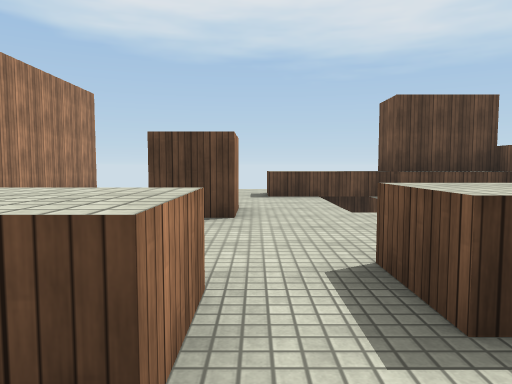
View 1 (above)

12 first-person views from a walk through a Unity game level. The camera is 1.2 m above the floor, tilts 4° down and sees 70° across. The floor is counted in squares, 2 m on a side. Each view is taken from the middle of a square. On the plan, view 1 faces up. The plan holds only what a view shows up to about 10 squares ahead; the rest is blank. The place goes on beyond the plan. The player character is not drawn. Surface patterns are stand-ins for the level's own textures.

View 2
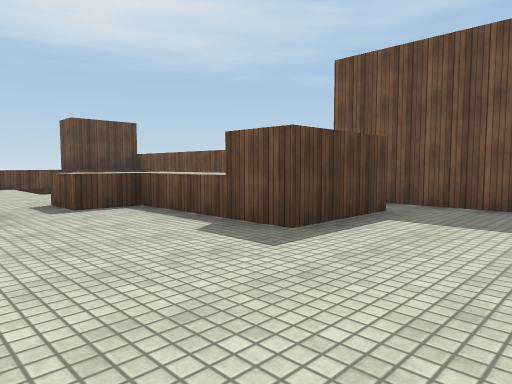

View 3
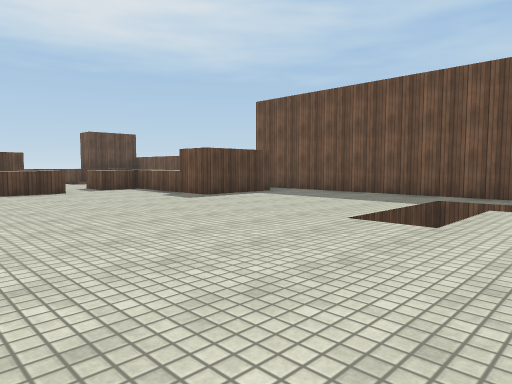

View 4
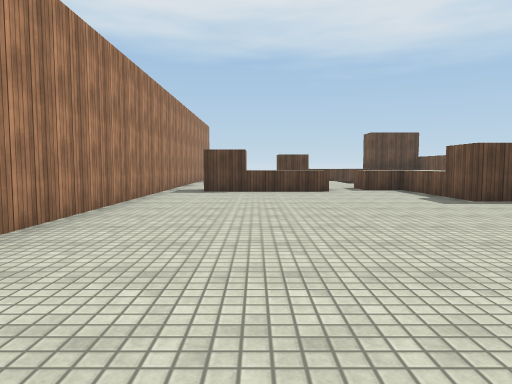

View 5
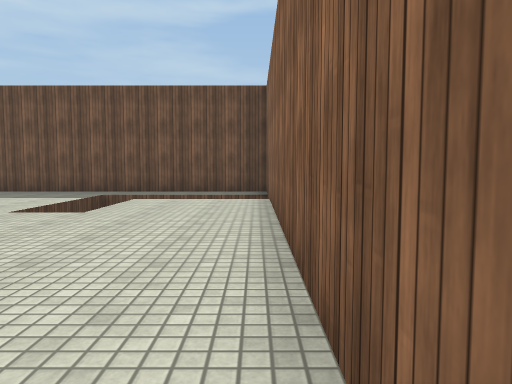

View 6
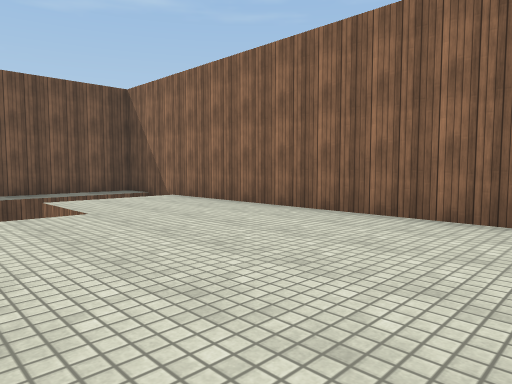

View 7
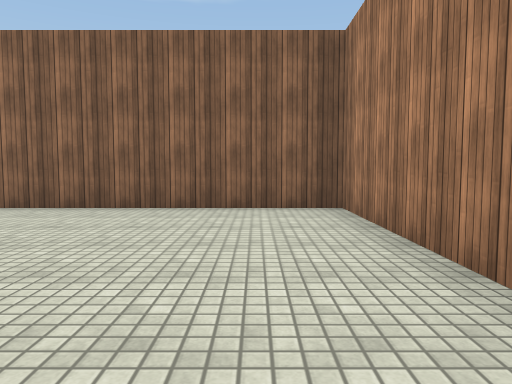

View 8
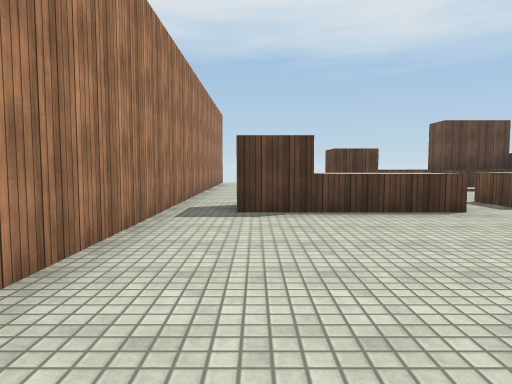

View 9
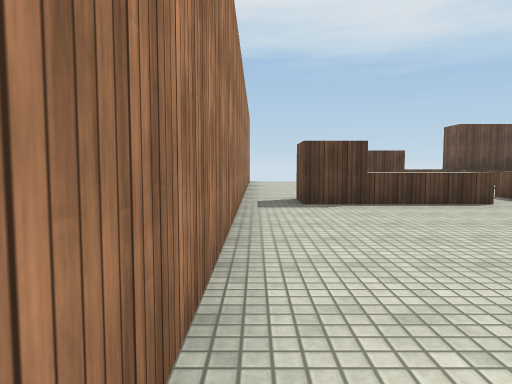

View 10
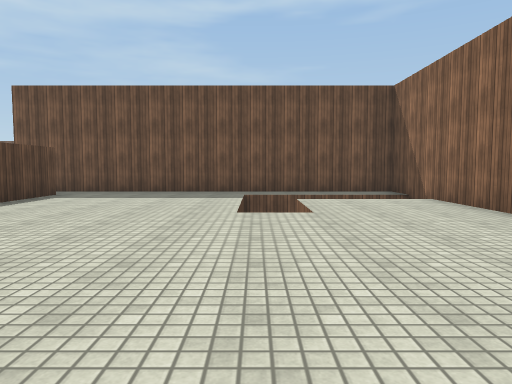

View 11
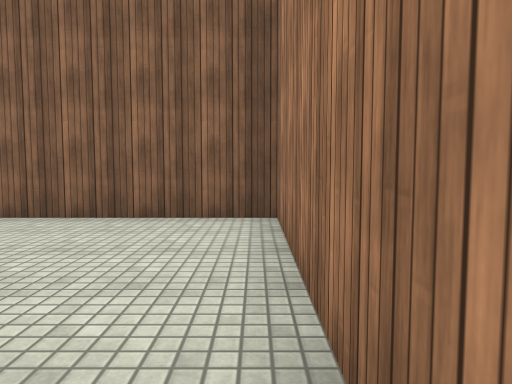

View 12
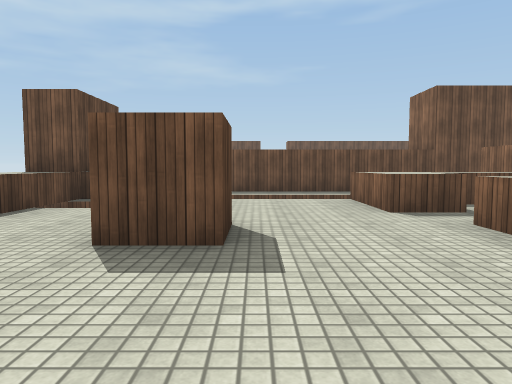

### Floor plan
Key: @ floor where view 1 was taken; # wall or solid block; . main floor; - floor 1 m lower than the main floor; / step, stairs or slope; ^ raised ledge; v drop or lower ground.
Columns run from 5 left of view 1 to 6 right of it. Each row starts with its distance up from view 1.
 10 #
  9 #
  8 #    .^^ #
  7 #    ..###
  6 #. ....
  5 #...#..
  4 #......./.
  3 #......./.
  2 #.....^^-.
  1 #.#^^..^/
  0 #....@.^
 -1 #......## ##
 -2 #.........#
 -3 #.........#
 -4 #.........#
 -5 #.........#
 -6 #.....vvv.#
 -7 #.......v.#
 -8 #.......v.#
 -9 #.......-.#
-10 ###########

Where each view was taken, in squares from view 1:
view 1: 0 up, 0 right, facing up
view 2: 4 down, 1 left, facing up-right
view 3: 8 down, 3 left, facing up-right
view 4: 8 down, 2 left, facing up
view 5: 9 down, 4 left, facing right
view 6: 5 down, 4 left, facing down-right
view 7: 4 down, 3 left, facing down
view 8: 4 down, 3 left, facing up
view 9: 5 down, 4 left, facing up
view 10: 6 down, 4 left, facing right
view 11: 5 down, 4 left, facing down
view 12: 4 up, 4 left, facing right
